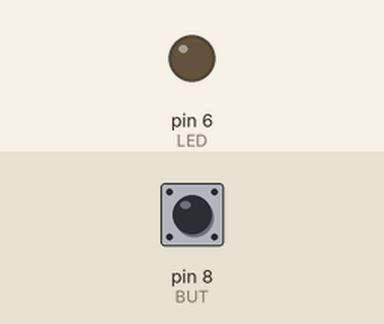
This sketch was run on a simulated Arduino Uno, built with avr-gcc and run on an emulated ATmega328P. Shown: output pins drawn as LEDs (lit = HIGH). The inputs (shaded band) are chosen by the test bench; at power-on: pin 8 (BUT) HIGH.

Above: at 1.2 s.
1.3 s: pin 8 (BUT) pulled LOW for 0.15 s
At 1.37 s:
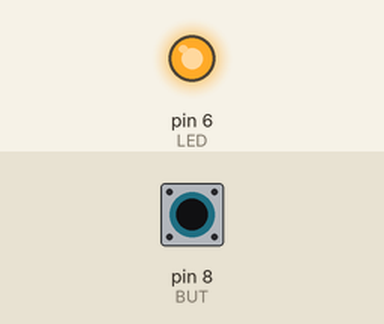
2.9 s: pin 8 (BUT) pulled LOW for 3.2 s
At 7.0 s:
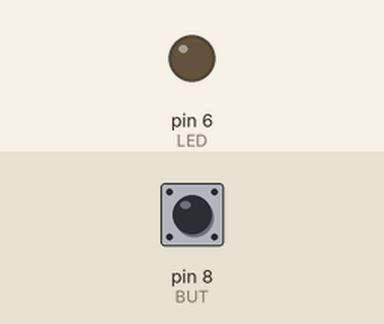
Timing chart, 0 to 8.5 s (numbered marks = the images above; inputs shaded):
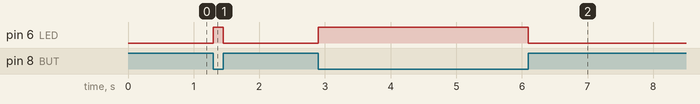

Measured:
- after the input at 1.3 s, pin 6 (LED): LOW → HIGH at once, → LOW 0.15 s later
- after the input at 2.9 s, pin 6 (LED): LOW → HIGH at once, → LOW 3.2 s later

The sketch:

Button.ino
```cpp
#define LED 6
#define BUT 8

void setup() {
  // put your setup code here, to run once:
    pinMode(LED, OUTPUT);
    pinMode(BUT, INPUT);
}

void loop() {
  // put your main code here, to run repeatedly:
  int bVal = digitalRead(BUT);
  if (bVal == 0) {
    digitalWrite(LED, HIGH);
  }
  else {
    digitalWrite(LED, LOW);
  }
}
```
